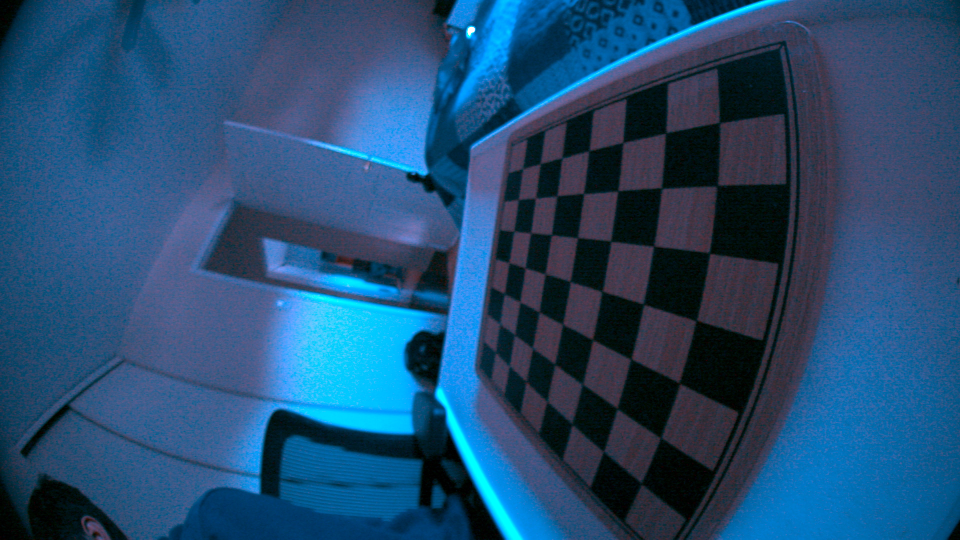
#> input picture src/calibration/chessboard/jpgs/00000000_0000018E3904E049.jpg, 1920 x 1080 px (shown at 1/2 size); its folder holds 3 pictures in this run
$ python calibration.py
#> lines starting #> are read from the running program, lines starting #| are printed output that depends on the picture; long printed decimals are rounded
import cv2

# assert cv2.__version__[0] >= '3', 'The fisheye module requires opencv version >= 3.0.0'
import numpy as np
import os
import glob
import fnmatch

CHECKERBOARD = (6, 6)
subpix_criteria = (cv2.TERM_CRITERIA_EPS + cv2.TERM_CRITERIA_MAX_ITER, 30, 0.1)
calibration_flags = cv2.CALIB_RATIONAL_MODEL + cv2.CALIB_FIX_K4 + cv2.CALIB_FIX_K5 + cv2.CALIB_FIX_S1_S2_S3_S4 + cv2.CALIB_FIX_K6

objp = np.zeros((1, CHECKERBOARD[0] * CHECKERBOARD[1], 3), np.float32)
objp[0, :, :2] = np.mgrid[0:CHECKERBOARD[0], 0:CHECKERBOARD[1]].T.reshape(-1, 2)
_img_shape = None
objpoints = []  # 3d point in real world space
imgpoints = []  # 2d points in image plane.

matches = []
for root, dirnames, filenames in os.walk('chessboard'):
    for filename in fnmatch.filter(filenames, '*.jpg'):
        matches.append(os.path.join(root, filename))
#> pass 2 of the loop `for root, dirnames, filenames in os.walk('chessboard'):`:
print(matches)

for fname in matches:
    img = cv2.imread(fname, cv2.IMREAD_GRAYSCALE)
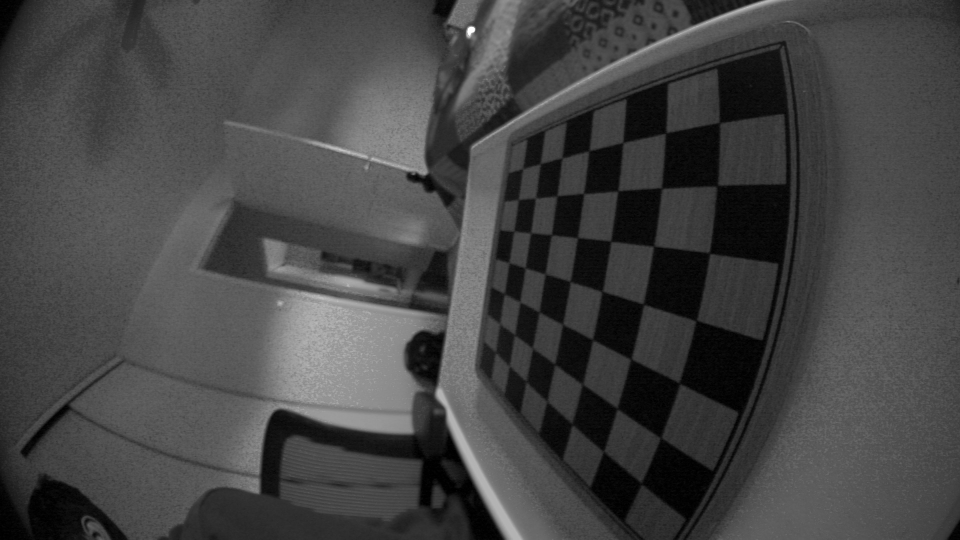
#> img: shape (1080, 1920) (shown at 1/2 size); min 0, max 255, mean 68.4
    if _img_shape is None:
        _img_shape = img.shape[:2]
    else:
        assert _img_shape == img.shape[:2], "All images must share the same size."

    # gray = cv2.cvtColor(img,cv2.COLOR_BGR2GRAY)
    # Find the chess board corners
    ret, corners = cv2.findChessboardCorners(img, CHECKERBOARD,
                                             cv2.CALIB_USE_INTRINSIC_GUESS + cv2.CALIB_CB_ADAPTIVE_THRESH +
                                             cv2.CALIB_CB_FAST_CHECK + cv2.CALIB_CB_NORMALIZE_IMAGE)
#> ret = True; corners = 36 rows, first 8: [1437.5, 244.6], [1436.1, 371.2], [1419.5, 506.5], [1387.5, 631.5], [1350, 772], [1318.3, 863.9], [1331.5, 267], [1323, 377]

    # If found, add object points, image points (after refining them)
    if ret:
        print(fname)
        objpoints.append(objp)
        cv2.cornerSubPix(img, corners, (3, 3), (-1, -1), subpix_criteria)
        imgpoints.append(corners)
        N_OK = len(objpoints)
#> pass 2 of the loop `for fname in matches:`:
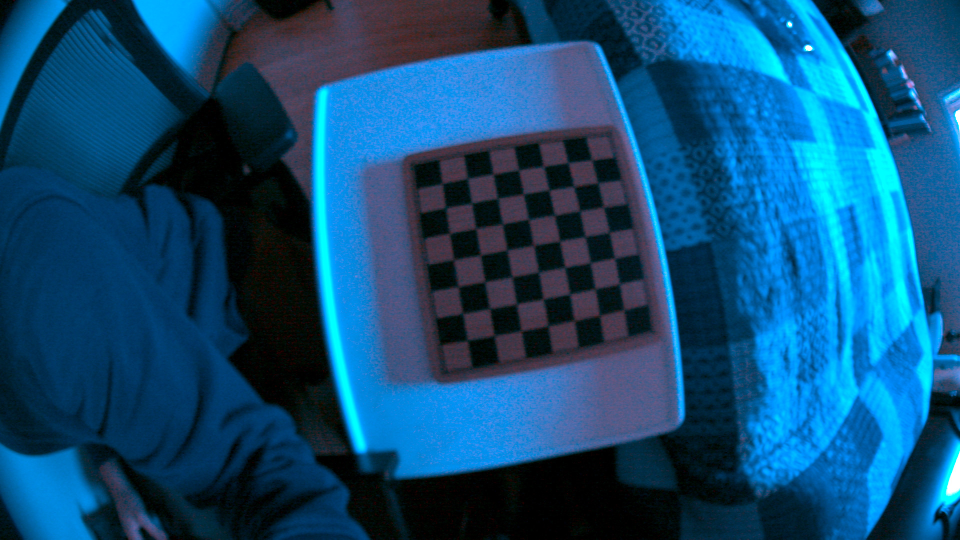
#> input picture src/calibration/chessboard/jpgs/00000000_0000018E39038A34.jpg, 1920 x 1080 px (shown at 1/2 size)
#> `img = cv2.imread(fname, cv2.IMREAD_GRAYSCALE)`:
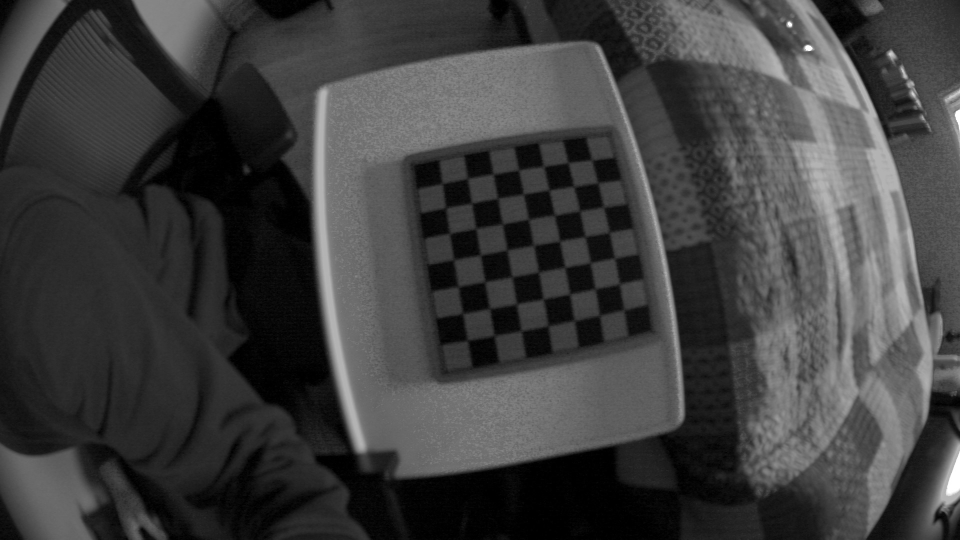
#> img: shape (1080, 1920) (shown at 1/2 size); min 0, max 255, mean 62.8
#> corners = 36 rows, first 8: [1197.3, 367.7], [1208.2, 416.3], [1219.5, 465.5], [1228.7, 515.1], [1239, 568], [1247.4, 619.3], [1148, 373.5], [1159.5, 422.5]
#> pass 3 of the loop `for fname in matches:`:
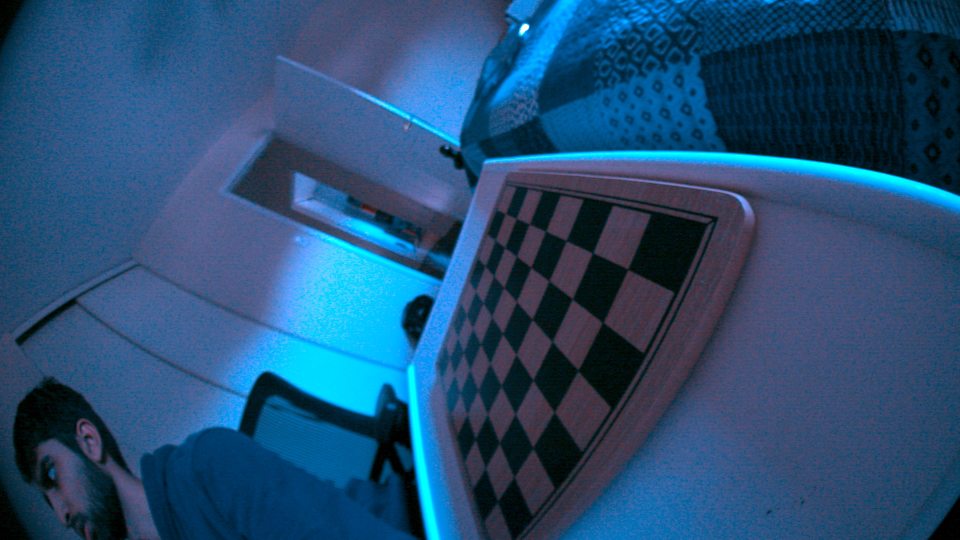
#> input picture src/calibration/chessboard/jpgs/00000000_0000018E39034078.jpg, 1920 x 1080 px (shown at 1/2 size)
#> `img = cv2.imread(fname, cv2.IMREAD_GRAYSCALE)`:
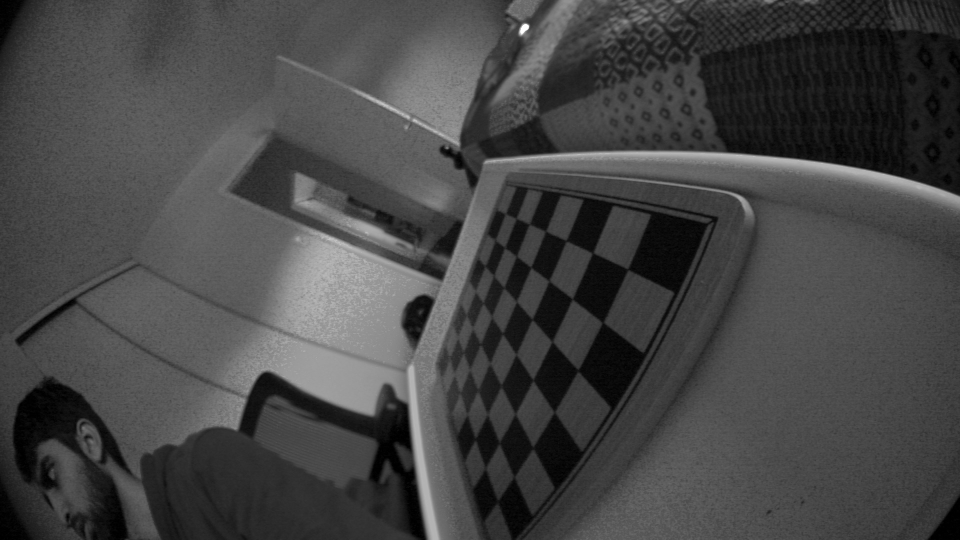
#> img: shape (1080, 1920) (shown at 1/2 size); min 0, max 255, mean 69.8
#> `ret, corners = cv2.findChessboardCorners(img, CHECKERBOARD, cv2.CALIB_..`: ret = False; corners = None

# [4 lines of commented-out code are left out]
ret, mtx, dist, rvecs, tvecs = \
    cv2.calibrateCamera(
        objpoints,
        imgpoints,
        img.shape[::-1],
        None,
        None,
        None,
        None,
        calibration_flags,
        (cv2.TERM_CRITERIA_EPS + cv2.TERM_CRITERIA_MAX_ITER, 30, 1e-6)
    )
#> ret = 3.03; mtx = [[593.2, 0, 864], [0, 603.8, 499.5], [0, 0, 1]]; rvecs = ([1.05, 1.09, 1.45], [-0.042, 0.0519, 1.4]); tvecs = ([4.11, -1.94, 3.69], [6.45, -2.62, 11.55])

print("Found " + str(N_OK) + " valid images for calibration")
print("DIM =" + str(_img_shape[::-1]))
#| DIM =(1920, 1080)
print("K = np.array(" + str(mtx.tolist()) + ")")
#| K = np.array([[593.156, 0.0, 864.034], [0.0, 603.772, 499.508], [0.0, 0.0, 1.0]])
print("D = np.array(" + str(dist.tolist()) + ")")
#| D = np.array([[-0.1955, -0.04118, 0.001268, 0.04656, 0.02768, 0.0, 0.0, 0.0, 0.0, 0.0, 0.0, 0.0, 0.0, 0.0]])
print("rvecs = np.array(" + str(rvecs) + ")")
#| rvecs = np.array((array([[1.054],
#|        [1.092],
#|        [1.453]]), array([[-0.04195],
#|        [ 0.05186],
#|        [ 1.402]])))
print("tvecs = np.array(" + str(tvecs) + ")")
#| tvecs = np.array((array([[ 4.115],
#|        [-1.936],
#|        [ 3.694]]), array([[ 6.451],
#|        [-2.615],
#|        [11.549 ]])))
